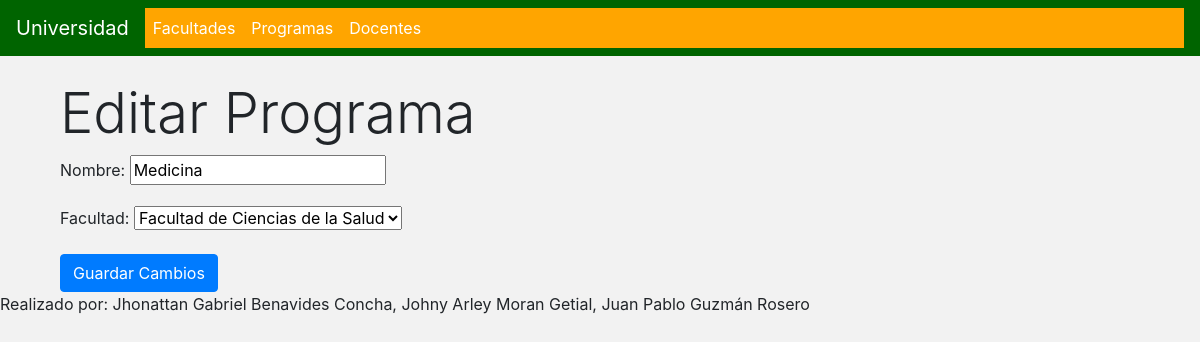
/editar_programa/2/, run on an earlier commit of the app's database.
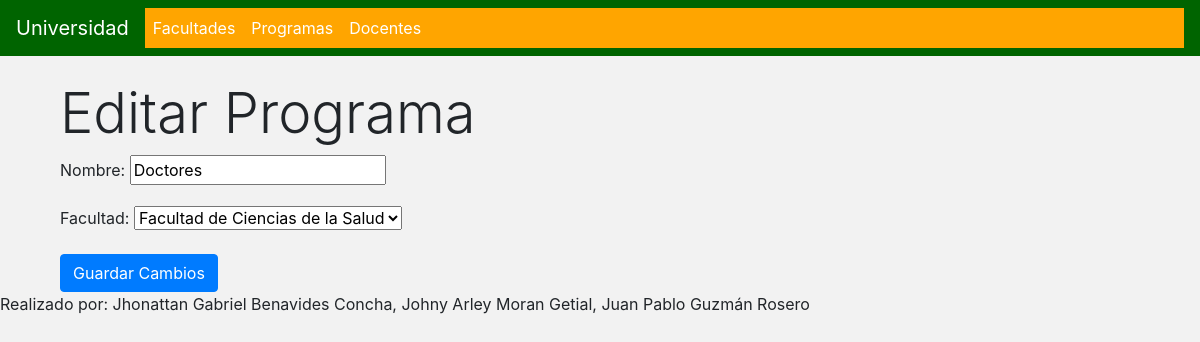
And on a later commit of the database.
### universidad_app/models.py (models this page shows)
class Programa(models.Model):
    nombre = models.CharField(max_length=100)
    facultad = models.ForeignKey(Facultad, on_delete=models.CASCADE)

class Facultad(models.Model):
    nombre = models.CharField(max_length=100)

### universidad_app/views.py (the view)
# urls.py: path('editar_programa/<int:programa_id>/',
def editar_programa(request, programa_id):
    programa = Programa.objects.get(id=programa_id)
    if request.method == 'POST':
        form = ProgramaForm(request.POST, instance=programa)
        if form.is_valid():
            form.save()
            return redirect('programas_list')
    else:
        form = ProgramaForm(instance=programa)
    return render(request, 'universidad_app/editar_programa.html', {'form': form})

### universidad_app/forms.py
class ProgramaForm(forms.ModelForm):
    class Meta:
        model = Programa
        fields = ['nombre', 'facultad']
    def __init__(self, *args, **kwargs):
        super().__init__(*args, **kwargs)
        self.fields['facultad'].queryset = self.fields['facultad'].queryset.only(
            'nombre')
        self.fields['facultad'].widget.choices = [
            (facultad.id, facultad.nombre) for facultad in self.fields['facultad'].queryset]

### universidad_app/templates/universidad_app/editar_programa.html (shortened to what this page needs)
{% extends 'universidad_app/base.html' %}
{% block content %}
    <div class="container mt-4">
        <h1 class="display-4">Editar Programa</h1>
        <form method="post">
            {{ form.as_p }}
            <button type="submit" class="btn btn-primary">Guardar Cambios</button>
        </form>
    </div>
{% endblock %}

What changed in the data, as far as the page shows it:
changed Programa "Facultad de Ciencias de la Salud": nombre "Medicina" → "Doctores"
